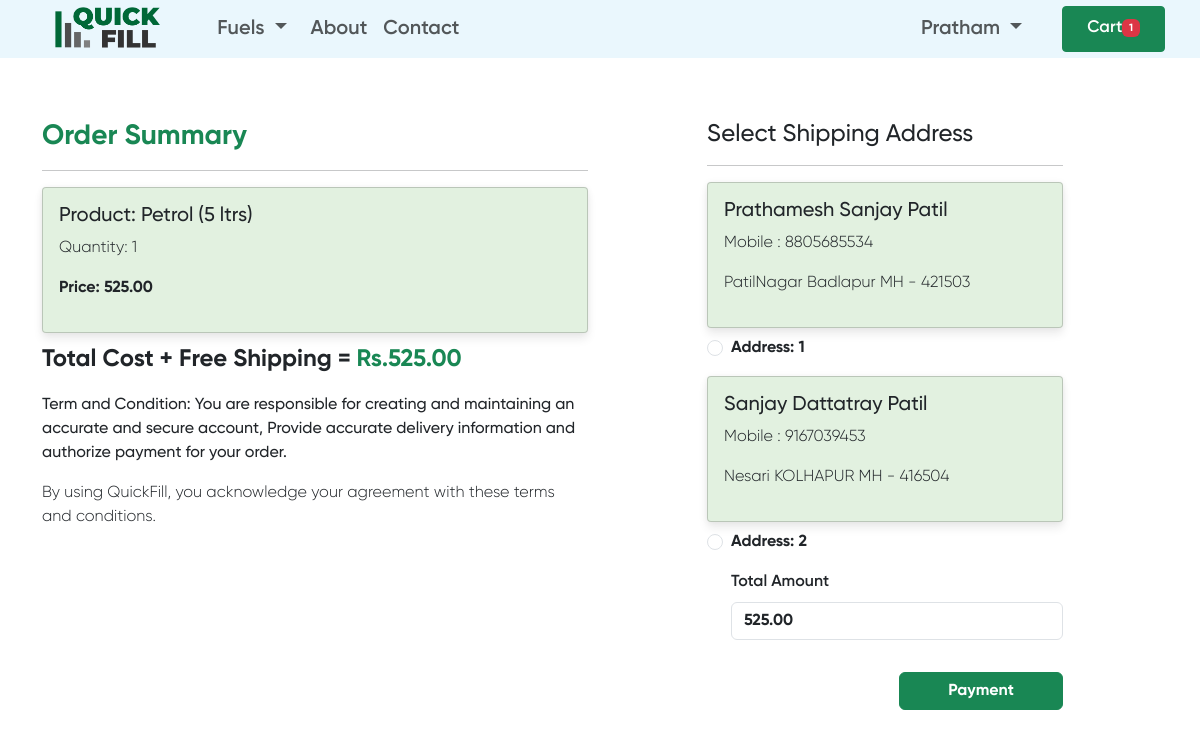
/checkout/ (signed in), run on an earlier commit of the app's database.
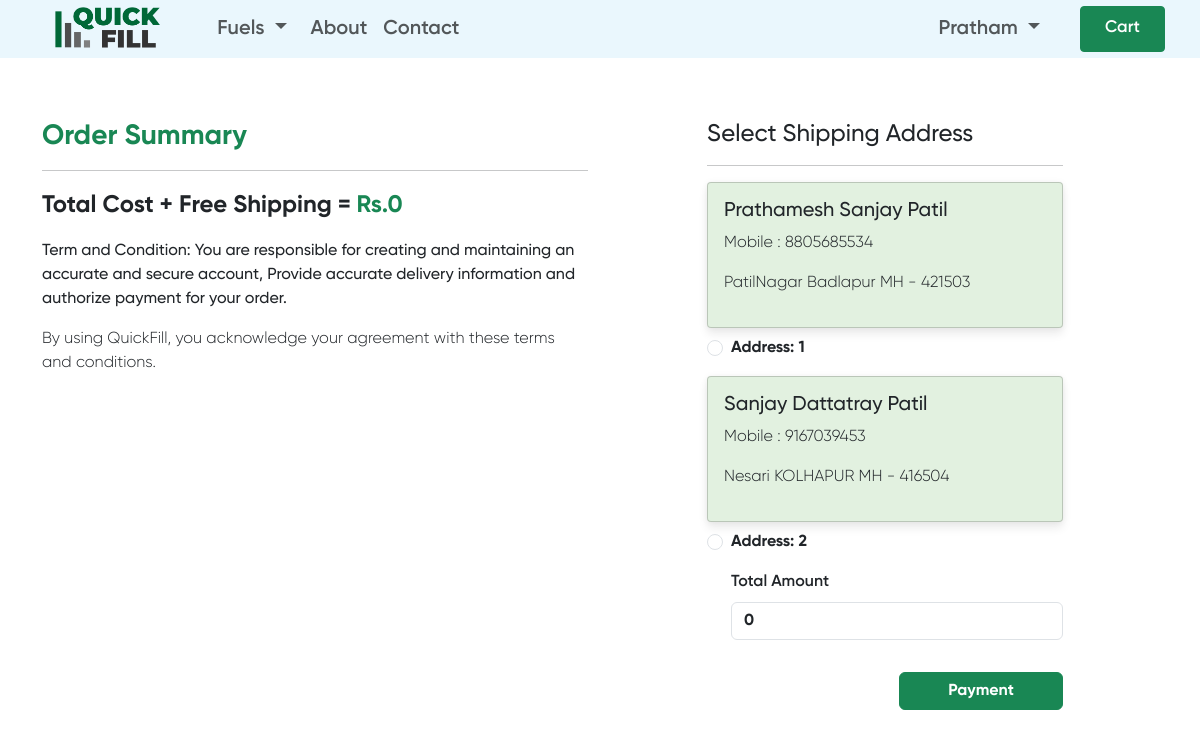
And on a later commit of the database.
### app/models.py (models this page shows, shortened)
class Cart(models.Model):
    user = models.ForeignKey(User,on_delete=models.CASCADE)
    product = models.ForeignKey(Product,on_delete=models.CASCADE)
    quantity = models.PositiveIntegerField(default=1)

class Product(models.Model):
    id = models.AutoField(primary_key=True)
    name = models.CharField(max_length=100)
    category = models.CharField(choices=CATEGORY_CHOICES, max_length=10, default="")
    subcategory = models.CharField(max_length=50, default="")
    desc = models.TextField()
    price = models.DecimalField(max_digits=10, decimal_places=2, default="0")
    created_at = models.DateTimeField(auto_now_add=True)
    updated_at = models.DateTimeField(auto_now=True)
    image = models.ImageField(upload_to="fuels", default="")
    stock_quantity = models.PositiveIntegerField(default=0)  # Add the stock_quantity field

class Customer(models.Model):
    user = models.ForeignKey(User,on_delete=models.CASCADE)
    name = models.CharField(max_length=200)
    locality = models.CharField(max_length=200)
    city = models.CharField(max_length=50)
    mobile = models.IntegerField(default=0)
    zipcode = models.IntegerField()
    state = models.CharField(choices=STATE_CHOICES,max_length=100)

### app/views.py (the view, shortened to what this page needs)
# urls.py: path('checkout/', views.checkout.as_view(), name='checkout'),
@method_decorator(login_required,name='dispatch')
class checkout(View):
    def get(self,request):
        totalitem = 0
        if request.user.is_authenticated:
            totalitem = len(Cart.objects.filter(user=request.user))
        user = request.user
        add = Customer.objects.filter(user=user)
        cart_items=Cart.objects.filter(user=user)
        famount = 0
        for p in cart_items:
            value = p.quantity * p.product.price
            famount = famount + value
        totalamount = famount + 0
        razoramount = int(totalamount * 100)
        client = razorpay.Client(auth=(settings.RAZOR_KEY_ID, settings.RAZOR_KEY_SECRET))
        data = { "amount": razoramount, "currency": "INR", "receipt": "order_rcptid_12" }
        payment_response = client.order.create(data=data)
        print(payment_response)
        order_id = payment_response['id']
        order_status = payment_response['status']
        return render(request, 'app/checkout.html', locals())

### app/templates/app/checkout.html (shortened to what this page needs)
{% extends 'app/base.html' %}
{% load static %}
{% block body %}
<br><br><br>
<div class="container my-4">
    <div class="row mt-5">
        <div class="col-sm-6">
            <h3 class="fw-bold text-success">Order Summary</h3>
            <hr>
            {% for item in cart_items %}
            <div class="card mb-2">
                <div class="card-body">
                    <h5>Product: {{item.product.name}}</h5>
                    <p>Quantity: {{item.quantity}}</p>
                    <p class="fw-bold">Price: {{item.product.price}}</p>
                </div>
            </div>
            {% endfor %}
            <p class="fw-bold font">Total Cost + Free Shipping = <span class="text-success">Rs.{{totalamount}}</span></p>
            <p class="weight">Term and Condition: You are responsible for creating and maintaining an accurate and secure account, Provide accurate delivery information and authorize payment for your order.</p>
            <p>By using QuickFill, you acknowledge your agreement with these terms and conditions.</p>
        </div>
        <div class="col-sm-4 offset-sm-1">
            <h4>Select Shipping Address</h4>
            <hr>
            <form method="post" id="myform">
                {% for ad in add %}
                    <div class="card">
                        <div class="card-body">
                        <h5>{{ad.name}}</h5>
                        <p>Mobile : {{ad.mobile}}</p>
                        <p>{{ad.locality}} {{ad.city}} {{ad.state}} - {{ad.zipcode}}</p>
                        </div>
                    </div>
                     <div class="form-check mt-2 mb-3">
                        <input class="form-check-input" type="radio" name="custid" id="custadd{{forloop.counter}}" value="{{ad.id}}">
                        <label class="form-check-label fw-bold" for="custadd{{forloop.counter}}">Address: {{forloop.counter}} </label>
                    </div>
                {% endfor %}
                    <div class="form-check mb-3">
                        <label for="totamount" class="form-label fw-semibold">Total Amount</label>
                        <input type="number" class="form-control fw-bold" name="totamount" value={{totalamount}} readonly>
                    </div>
                    <div class="text-end">
                        <button id="rzp-button1" type="submit" class="btn btn-success mt-3 px-5 fw-bold">Payment</button>
                    </div>
            </form>
        </div>
    </div>
</div>
{% endblock body %}

### app/templates/app/base.html (shortened to what this page needs)
{% load bootstrap_icons %}
{% load static %}
<!DOCTYPE html>
<html lang="en">
<head>
    <link href="https://cdn.jsdelivr.net/npm/bootstrap@5.3.0-alpha3/dist/css/bootstrap.min.css" rel="stylesheet">
    <link rel="stylesheet" href="{% static 'app/css/all.min.css' %}">
    <link rel="stylesheet" href="{% static 'app/css/owl.carousel.min.css' %}">
    <link rel="stylesheet" href="{% static 'app/css/style.css' %}">
  </head>
  <body>
  <nav class="navbar navbar-expand-lg text-white w-100 my-0" style="position: fixed; padding: 6px 15px; font-family: Gilroy; background: hsla(200, 87%, 94%, 0.7); backdrop-filter: blur(30px); z-index: 10000;">
    <div class="container-fluid">
      <a class="navbar-brand" href="/"><img src="{% static "app/img/banner/quicklogo.png" %}" width="" height="50" style="margin: -14.8px; margin-top: -1rem; padding-right: 2rem;" alt="logo"></a>
      <div class="collapse navbar-collapse" id="navbarSupportedContent">
        <ul class="navbar-nav me-auto mb-2 mx-2 mb-lg-0" style="font-weight: 600; font-size: 20px;">
          <li class="nav-item dropdown">
            <a class="btn btn-success nav-link dropdown-toggle mx-2 px-2" href="#" role="button" data-bs-toggle="dropdown" aria-expanded="false">
              Fuels
            </a>
          </li>
          <li class="nav-item">
            <a class="nav-link" href="/about">About</a>
          </li>
          <li class="nav-item">
            <a class="nav-link" href="/contact">Contact</a>
          </li>
        </ul>
        {% if user.is_authenticated %}
        <ul class="navbar-nav mb-2 mb-lg-0" style="font-weight: 600; font-size: 20px;">
          <li class="nav-item dropdown mx-2">
            <a class="btn btn-success mx-3 nav-link dropdown-toggle" href="#" id="profileDropdown" role="button" data-bs-toggle= "dropdown" aria-expanded="false" >{{request.user}} </a>
          </li>
          <li class="btn btn-sm btn-success nav-item mx-2 px-3 my-0 py-0 fw-semibold">
            <a href="{% url 'showcart' %}" class="nav-link"><span class=" text-white" style="font-size: 1.2em;">Cart</span><span class="badge bg-danger">{% if totalitem > 0 %}{{totalitem}}{% endif %}</span></a>
          </li>
        </ul>
        {% endif %}
      </div>
    </div>
  </nav>
{% block body %}{% endblock body %}
</body>
</html>

What changed in the data, as far as the page shows it:
removed Cart: product.name "Petrol (5 ltrs)", quantity "1", product.price "525.00"
Also different on the page:
{{ totalamount }}: "525.00" → "0"
form field totamount: "525.00" → "0"
{{ totalitem }}: "1" → (not shown)
